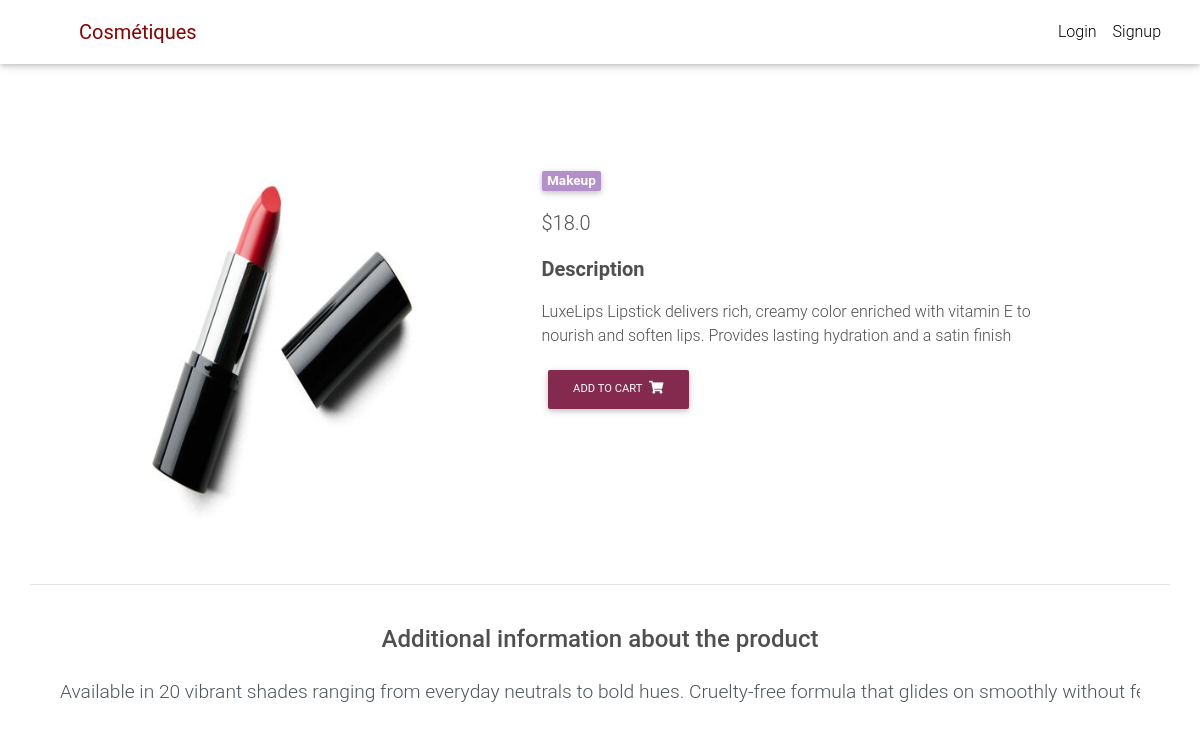
/product/test-product2/, run on the app's committed database.
### core/models.py (models this page shows, shortened)
class Item(models.Model):
    title = models.CharField(max_length=100)
    price = models.FloatField()
    category = models.CharField(choices=CHATEGORY_CHOICES, max_length=2)
    slug = models.SlugField(max_length=255,default="test-product")
    discount_price = models.FloatField(blank=True, null=True)
    description = models.TextField(default="This is a product description")
    image = models.ImageField(default='default.jpeg')
    additional_info = models.TextField(default="This is an additional information about the product")
    def get_category_display(self):
        return dict(CHATEGORY_CHOICES).get(self.category, "Unknown category")
    def get_add_to_cart_url(self):
        return reverse("core:add-to-cart", kwargs={
            'slug': self.slug
        })

### core/views.py (the view)
# urls.py: path('product/<slug>/', ItemDetailView.as_view(), name='product'),
class ItemDetailView(DetailView):
    model = Item
    template_name = 'product.html'

### templates/product.html
{% extends "base.html" %}
{% block content %}
  <main class="mt-5 pt-4">
    <div class="container dark-grey-text ">
      <div class="row wow fadeIn">
        <div class="col-md-5 mb-4">
          <img src="{{ object.image.url }}" class="img-fluid" style="height: 400px">
        </div>
        <div class="col-md-6 mb-4">
          <div class="p-4">
            <div class="mb-3">
              <a href="">
                <span class="badge mr-1 " style="background-color: #b490ca">{{ object.get_category_display }}</span>
              </a>
            </div>
            <p class="lead">
              {% if object.discount_price %}
              <span class="mr-1">
                <del>${{ object.price }}</del>
              </span>
              <span>${{ object.discount_price }}</span>
              {% else %}
              <span>${{ object.price }}</span>
              {% endif %}
            </p>
            <p class="lead font-weight-bold">Description</p>
            <p>{{ object.description }}</p>
            <a href="{{ object.get_add_to_cart_url }}" class="btn btn-md" style="background-color: #832a4e; color: white;">
              Add to cart
              <i class="fas fa-shopping-cart ml-1"></i>
            </a>
          </div>
        </div>
      </div>
      <hr>
      <div class="row d-flex justify-content-center wow fadeIn">
        <div class="col-md-12 text-center">
          <h4 class="my-4 h4">Additional information about the product</h4>
        </div>
    </div>
    </div>
    <pre style="font-family: Roboto, sans-serif; font-size: larger;margin-left: 5%; margin-right: 5%;color: #4e555b" >{{ object.additional_info }}</pre>
  </main>
{% endblock content %}

### templates/base.html (style rules this page uses)
html, body, header, .carousel { height: 60vh; }

### data on the page
Item: image (picture), category "Makeup", price "18.0", description "LuxeLips Lipstick delivers rich, creamy color enriched with vitamin E to nourish and soften lips. Provides lasting hydration and a satin finish", additional_info "Available in 20 vibrant shades ranging from everyday neutrals to bold hues. Cruelty-free formula that glides on smoothly without…"
